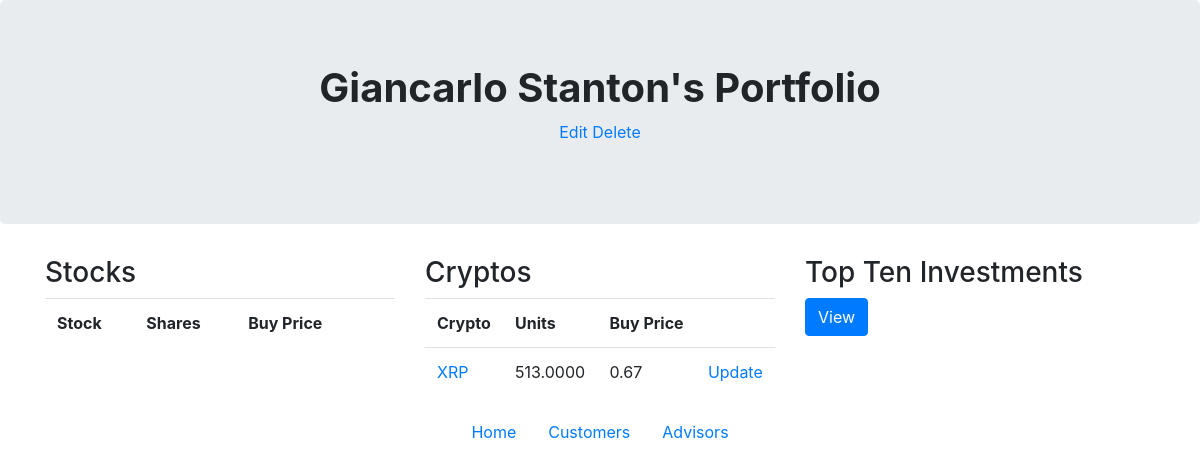
/customer/4/, run on the app's committed database.
### financial/models.py (models this page shows, shortened)
class Customer(models.Model):
    name = models.CharField(max_length=50)
    address = models.CharField(max_length=50)
    city = models.CharField(max_length=30)
    state = models.CharField(max_length=30)
    zip = models.DecimalField(max_digits=5, decimal_places=0)
    email = models.CharField(max_length=50)
    phone = models.CharField(max_length=12)

class Crypto(models.Model):
    customer = models.ForeignKey('Customer', on_delete=models.CASCADE)
    symbol = models.CharField(max_length=6)
    name = models.CharField(max_length=30)
    numCoins = models.DecimalField(max_digits=15, decimal_places=4)
    buyPrice = models.DecimalField(max_digits=7, decimal_places=2)
    buyDate = models.DateField(default=date.today())

### financial/views.py (the view)
# urls.py: url(r'^customer/(\d+)/$', views.oneCustomer, name='onecustomer'),
def oneCustomer(request, customer_id):
    customer = get_object_or_404(Customer, pk=customer_id)
    return render(request, 'financial/oneCustomer.html', {'customer': customer})

### financial/templates/financial/oneCustomer.html (shortened to what this page needs)
<!doctype html>
<html lang="en">
  <head>
    <link rel="stylesheet" href="https://maxcdn.bootstrapcdn.com/bootstrap/4.0.0/css/bootstrap.min.css">
  </head>
  <body>
    <div class ="jumbotron text-center">
        <h1><b>{{ customer.name }}'s Portfolio</b></h1>
        <p><a href="./update/">Edit</a> <a href="./delete/"> Delete</a></p>
    </div>
     <div class="container">
        <div class="row">
            <div class="col-sm-4">
                <h3>Stocks</h3>
                <table class="table">
                    <tr>
                        <th>Stock</th>
                        <th>Shares</th>
                        <th>Buy Price</th>
                        <th></th>
                    </tr>
                </table>
            </div>
            <div class="col-sm-4">
                <h3>Cryptos</h3>
                <table class="table">
                    <tr>
                        <th>Crypto</th>
                        <th>Units</th>
                        <th>Buy Price</th>
                        <th></th>
                    </tr>
                    {%  for crypto in customer.crypto_set.all %}
                    <tr>
                        <td><a href="../{{ crypto.customer.id }}/c/{{ crypto.id }}">{{ crypto.symbol }}</a></td>
                        <td>{{ crypto.numCoins }}</td>
                        <td>{{ crypto.buyPrice }}</td>
                        <td><a href="../{{ crypto.customer.id }}/c/{{ crypto.id }}/update">Update</a></td>
                    </tr>
                    {% endfor %}
                </table>
            </div>
            <div class="col-sm-4">
                <h3>Top Ten Investments</h3>
                <button type="button" class="btn btn-primary" onclick="location.href = 'http://127.0.0.1:8000/topten/1';">View</button>
            </div>
    </div>
         <div class="container">
        <ul class="nav justify-content-center">
            <li class="nav-item">
                <a class="nav-link" href="http://127.0.0.1:8000">Home</a>
            </li>
            <li class="nav-item">
                <a class="nav-link" href="http://127.0.0.1:8000/customer/">Customers</a>
            </li>
            <li class="nav-item">
                <a class="nav-link" href="http://127.0.0.1:8000/admin/financial/customer/">Advisors</a>
            </li>
        </ul>
    </div>
  </body>
</html>

### data on the page
Customer: name "Giancarlo Stanton"
Crypto: symbol "XRP", numCoins "513.0000", buyPrice "0.67"
